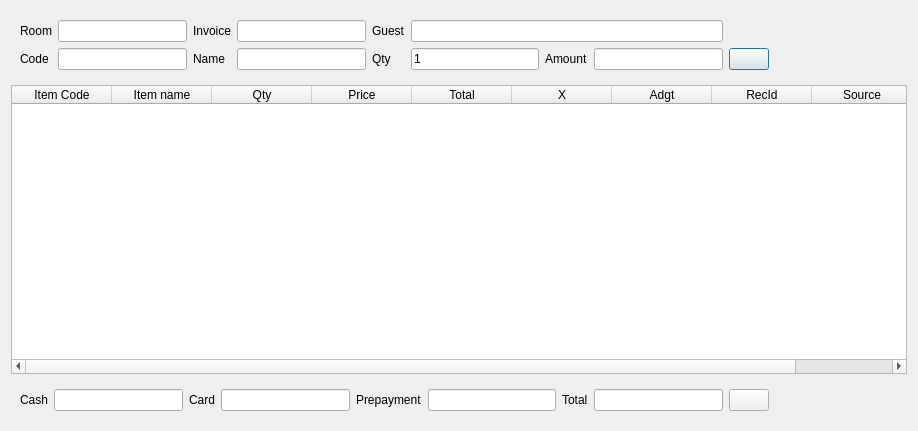
<?xml version="1.0" encoding="UTF-8"?>
<ui version="4.0">
 <class>DlgPrintRandomTax</class>
 <widget class="QDialog" name="DlgPrintRandomTax">
  <property name="geometry">
   <rect>
    <x>0</x>
    <y>0</y>
    <width>918</width>
    <height>431</height>
   </rect>
  </property>
  <property name="windowTitle">
   <string>Manual Tax</string>
  </property>
  <layout class="QVBoxLayout" name="verticalLayout">
   <item>
    <widget class="QWidget" name="widget" native="true">
     <layout class="QGridLayout" name="gridLayout">
      <item row="1" column="7">
       <widget class="EQLineEdit" name="leItemAmount"/>
      </item>
      <item row="1" column="3">
       <widget class="EQLineEdit" name="leItemName">
        <property name="focusPolicy">
         <enum>Qt::NoFocus</enum>
        </property>
        <property name="readOnly">
         <bool>true</bool>
        </property>
       </widget>
      </item>
      <item row="1" column="2">
       <widget class="QLabel" name="label_2">
        <property name="text">
         <string>Name</string>
        </property>
       </widget>
      </item>
      <item row="1" column="1">
       <widget class="EQLineEdit" name="leItemCode"/>
      </item>
      <item row="1" column="6">
       <widget class="QLabel" name="label_4">
        <property name="text">
         <string>Amount</string>
        </property>
       </widget>
      </item>
      <item row="1" column="8">
       <widget class="QPushButton" name="btnAdd">
        <property name="text">
         <string/>
        </property>
        <property name="icon">
         <iconset resource="res.qrc">
          <normaloff>:/images/add.png</normaloff>:/images/add.png</iconset>
        </property>
       </widget>
      </item>
      <item row="1" column="5">
       <widget class="EQLineEdit" name="leItemQty">
        <property name="focusPolicy">
         <enum>Qt::StrongFocus</enum>
        </property>
        <property name="text">
         <string>1</string>
        </property>
       </widget>
      </item>
      <item row="1" column="4">
       <widget class="QLabel" name="label_3">
        <property name="text">
         <string>Qty</string>
        </property>
       </widget>
      </item>
      <item row="1" column="9">
       <spacer name="horizontalSpacer_2">
        <property name="orientation">
         <enum>Qt::Horizontal</enum>
        </property>
        <property name="sizeHint" stdset="0">
         <size>
          <width>40</width>
          <height>20</height>
         </size>
        </property>
       </spacer>
      </item>
      <item row="1" column="0">
       <widget class="QLabel" name="label">
        <property name="text">
         <string>Code</string>
        </property>
       </widget>
      </item>
      <item row="0" column="0">
       <widget class="QLabel" name="label_5">
        <property name="text">
         <string>Room</string>
        </property>
       </widget>
      </item>
      <item row="0" column="1">
       <widget class="EQLineEdit" name="leRoom">
        <property name="focusPolicy">
         <enum>Qt::NoFocus</enum>
        </property>
        <property name="readOnly">
         <bool>true</bool>
        </property>
       </widget>
      </item>
      <item row="0" column="2">
       <widget class="QLabel" name="label_6">
        <property name="text">
         <string>Invoice</string>
        </property>
       </widget>
      </item>
      <item row="0" column="3">
       <widget class="EQLineEdit" name="leInvoice">
        <property name="focusPolicy">
         <enum>Qt::NoFocus</enum>
        </property>
        <property name="readOnly">
         <bool>true</bool>
        </property>
       </widget>
      </item>
      <item row="0" column="4">
       <widget class="QLabel" name="label_7">
        <property name="text">
         <string>Guest</string>
        </property>
       </widget>
      </item>
      <item row="0" column="5" colspan="3">
       <widget class="EQLineEdit" name="leGuest">
        <property name="focusPolicy">
         <enum>Qt::NoFocus</enum>
        </property>
        <property name="readOnly">
         <bool>true</bool>
        </property>
       </widget>
      </item>
     </layout>
    </widget>
   </item>
   <item>
    <widget class="EQTableWidget" name="tblData">
     <property name="focusPolicy">
      <enum>Qt::NoFocus</enum>
     </property>
     <property name="editTriggers">
      <set>QAbstractItemView::NoEditTriggers</set>
     </property>
     <column>
      <property name="text">
       <string>Item Code</string>
      </property>
     </column>
     <column>
      <property name="text">
       <string>Item name</string>
      </property>
     </column>
     <column>
      <property name="text">
       <string>Qty</string>
      </property>
     </column>
     <column>
      <property name="text">
       <string>Price</string>
      </property>
     </column>
     <column>
      <property name="text">
       <string>Total</string>
      </property>
     </column>
     <column>
      <property name="text">
       <string>X</string>
      </property>
     </column>
     <column>
      <property name="text">
       <string>Adgt</string>
      </property>
     </column>
     <column>
      <property name="text">
       <string>RecId</string>
      </property>
     </column>
     <column>
      <property name="text">
       <string>Source</string>
      </property>
     </column>
    </widget>
   </item>
   <item>
    <widget class="QWidget" name="widget_3" native="true">
     <layout class="QHBoxLayout" name="horizontalLayout_3">
      <item>
       <widget class="QLabel" name="label_8">
        <property name="text">
         <string>Cash</string>
        </property>
       </widget>
      </item>
      <item>
       <widget class="EQLineEdit" name="leCash"/>
      </item>
      <item>
       <widget class="QLabel" name="label_9">
        <property name="text">
         <string>Card</string>
        </property>
       </widget>
      </item>
      <item>
       <widget class="EQLineEdit" name="leCard"/>
      </item>
      <item>
       <widget class="QLabel" name="label_10">
        <property name="text">
         <string>Prepayment</string>
        </property>
       </widget>
      </item>
      <item>
       <widget class="EQLineEdit" name="lePrepaiment"/>
      </item>
      <item>
       <widget class="QLabel" name="label_11">
        <property name="text">
         <string>Total</string>
        </property>
       </widget>
      </item>
      <item>
       <widget class="EQLineEdit" name="leTotal">
        <property name="font">
         <font>
          <weight>75</weight>
          <bold>true</bold>
         </font>
        </property>
        <property name="focusPolicy">
         <enum>Qt::NoFocus</enum>
        </property>
        <property name="readOnly">
         <bool>true</bool>
        </property>
       </widget>
      </item>
      <item>
       <widget class="QPushButton" name="btnPrint">
        <property name="toolTip">
         <string>Print</string>
        </property>
        <property name="text">
         <string/>
        </property>
        <property name="icon">
         <iconset resource="res.qrc">
          <normaloff>:/images/printer.png</normaloff>:/images/printer.png</iconset>
        </property>
       </widget>
      </item>
      <item>
       <spacer name="horizontalSpacer_3">
        <property name="orientation">
         <enum>Qt::Horizontal</enum>
        </property>
        <property name="sizeHint" stdset="0">
         <size>
          <width>38</width>
          <height>20</height>
         </size>
        </property>
       </spacer>
      </item>
     </layout>
    </widget>
   </item>
  </layout>
 </widget>
 <customwidgets>
  <customwidget>
   <class>EQLineEdit</class>
   <extends>QLineEdit</extends>
   <header location="global">eqlineedit.h</header>
   <slots>
    <signal>customButtonClicked(bool)</signal>
   </slots>
  </customwidget>
  <customwidget>
   <class>EQTableWidget</class>
   <extends>QTableWidget</extends>
   <header location="global">eqtablewidget.h</header>
  </customwidget>
 </customwidgets>
 <tabstops>
  <tabstop>leItemCode</tabstop>
  <tabstop>leItemQty</tabstop>
  <tabstop>leItemAmount</tabstop>
  <tabstop>btnAdd</tabstop>
  <tabstop>leCash</tabstop>
  <tabstop>leCard</tabstop>
  <tabstop>lePrepaiment</tabstop>
  <tabstop>btnPrint</tabstop>
 </tabstops>
 <resources>
  <include location="res.qrc"/>
 </resources>
 <connections/>
</ui>
